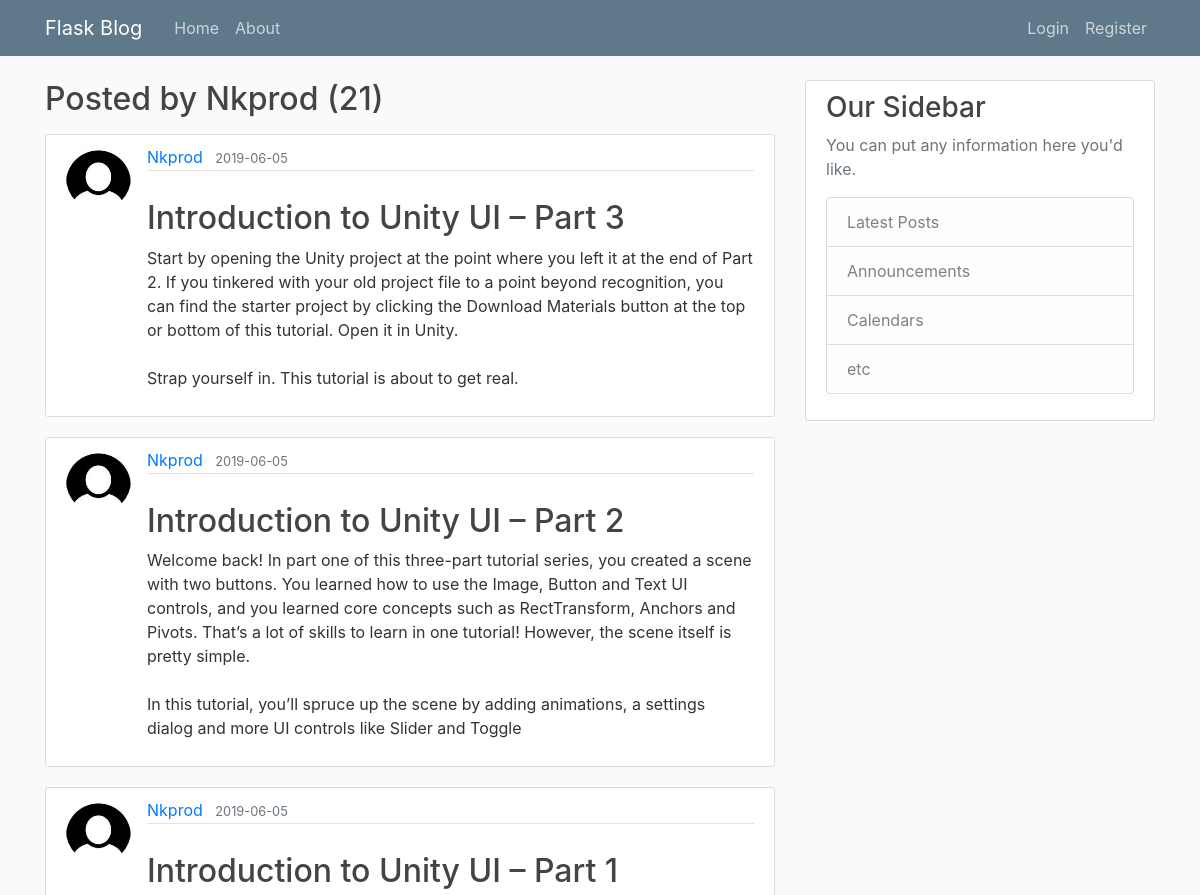
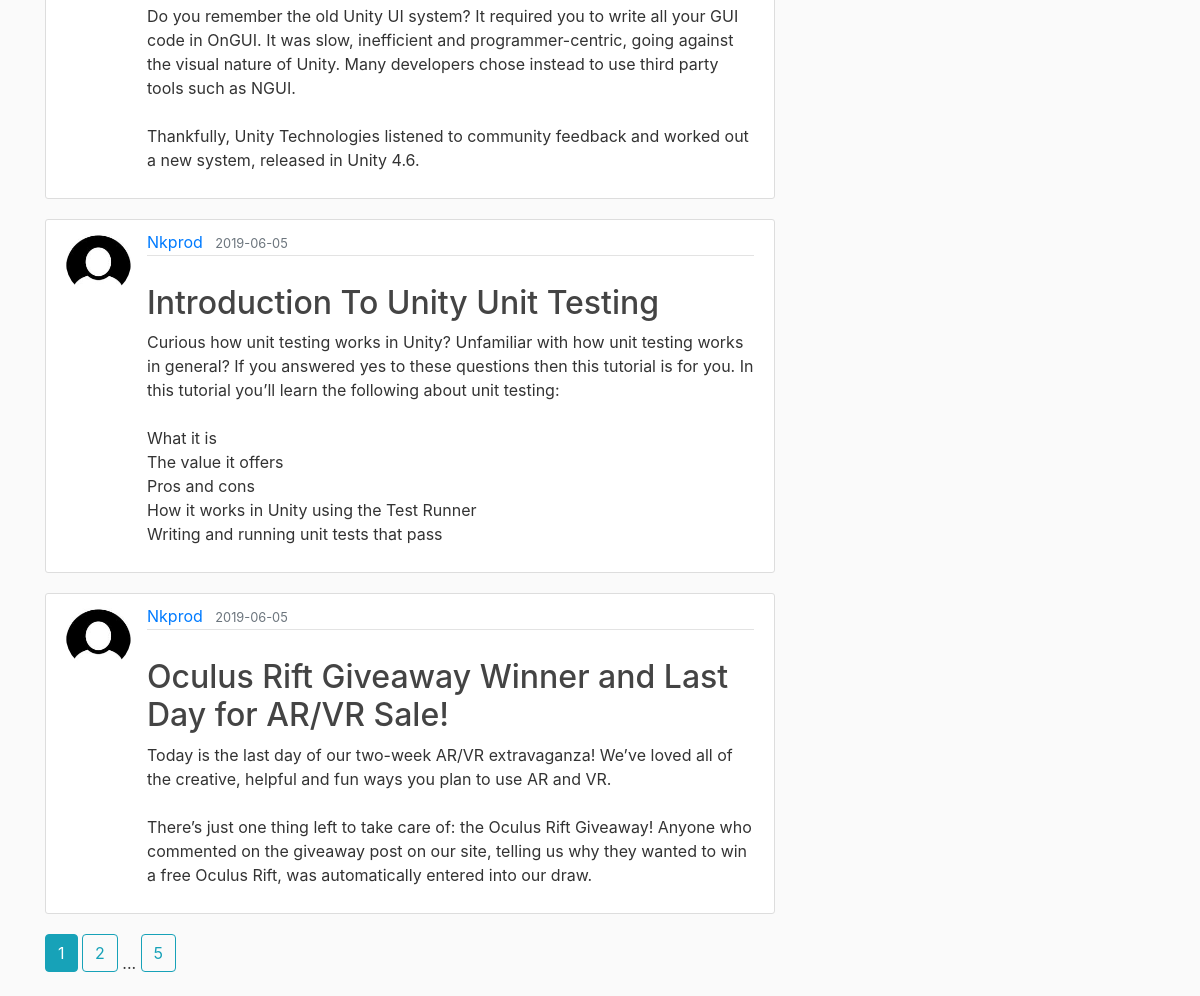
/user/Nkprod, run on the app's committed database (2 pictures, top to bottom).
### application/models.py (models this page shows, shortened)
class User(db.Model, UserMixin):
    id = db.Column(db.Integer, primary_key=True)
    username = db.Column(db.String(20), unique=True, nullable=False)
    email = db.Column(db.String(120), unique=True, nullable=False)
    image_file = db.Column(db.String(20), nullable=False, default='default.jpg')
    password = db.Column(db.String(60), nullable=False)
    posts = db.relationship('Post', backref='author', lazy=True)

class Post(db.Model):
    id = db.Column(db.Integer, primary_key=True)
    title = db.Column(db.String(100), nullable=False)
    date_posted = db.Column(db.DateTime, default=datetime.utcnow)
    content = db.Column(db.Text, nullable=False)
    user_id = db.Column(db.Integer, db.ForeignKey('user.id'), nullable=False)

### application/routes.py (the view)
@app.route("/user/<string:username>")
def user_posts(username):
    page = request.args.get('page', 1, type=int)
    user = User.query.filter_by(username=username).first_or_404()
    posts = Post.query.filter_by(author=user).order_by(Post.date_posted.desc()).paginate(page=page, per_page=5)
    return render_template("user_post.html", posts=posts, user=user)

### application/templates/user_post.html
{% extends "layout.html" %}
{% block body %}
    <h2 class="mb-3">Posted by {{ user.username }} ({{ posts.total }})</h2>
	{% for post in posts.items %}
		<article class="media content-section">
				<img class="rounded-circle article-img" src="{{ url_for('static', filename='pictures/' + post.author.image_file) }}">
			<div class="media-body">
				<div class="article-metadata">
					<a class="mr-2" href="{{ url_for('user_posts', username=post.author.username) }}">{{ post.author.username }}</a>
					<small class="text-muted">{{ post.date_posted.strftime('%Y-%m-%d') }}</small>
					</div>
					<br />
					<h2><a class="article-title" href="{{ url_for('post', post_id=post.id) }}">{{ post.title }}</a></h2>
					<p class="article-content">{{ post.content }}</p>
			</div>
		</article>
	{% endfor %}
	{% for page_num in posts.iter_pages(left_edge=1, right_edge=1, left_current=1, right_current=2) %}
		{% if page_num %}
			{% if posts.page == page_num %}
				<a class="btn btn-info mb-4" href="{{ url_for('user_posts', username=user.username, page=page_num) }}">{{ page_num }}</a>
			{% else %}
				<a class="btn btn-outline-info mb-4" href="{{ url_for('user_posts', username=user.username, page=page_num) }}">{{ page_num }}</a>
			{% endif %}
		{% else %}
			...
		{% endif %}
	{% endfor %}
{% endblock %}

### application/static/main.css (style rules this page uses)
body { background: #fafafa; color: #333333; margin-top: 5rem; }
h1, h2, h3, h4, h5, h6 { color: #444444; }
.content-section { background: #ffffff; padding: 10px 20px; border: 1px solid #dddddd; border-radius: 3px; margin-bottom: 20px; }
.article-title { color: #444444; }
.article-content { white-space: pre-line; }
.article-img { height: 65px; width: 65px; margin-right: 16px; }
.article-metadata { padding-bottom: 1px; margin-bottom: 4px; border-bottom: 1px solid #e3e3e3 }

### data on the page
User: username "Nkprod"
Post: image_file (picture), author.username "Nkprod", date_posted "2019-06-05", title "Introduction to Unity UI – Part 3", content "Start by opening the Unity project at the point where you left it at the end of Part 2. If you tinkered with your old project file to a point beyond recognition, you can find the starter project by clicking the Download Materials button at the top or bottom of this tutorial. Open it in Unity. Strap yourself in. This tutorial is about to get real."
Post: image_file (picture), author.username "Nkprod", date_posted "2019-06-05", title "Introduction to Unity UI – Part 2", content "Welcome back! In part one of this three-part tutorial series, you created a scene with two buttons. You learned how to use the Image, Button and Text UI controls, and you learned core concepts such as RectTransform, Anchors and Pivots. That’s a lot of skills to learn in one tutorial! However, the scene itself is pretty simple. In this tutorial, you’ll spruce up the scene by adding animations, a settings dialog and more UI controls like Slider and Toggle"
Post: image_file (picture), author.username "Nkprod", date_posted "2019-06-05", title "Introduction to Unity UI – Part 1", content "Do you remember the old Unity UI system? It required you to write all your GUI code in OnGUI. It was slow, inefficient and programmer-centric, going against the visual nature of Unity. Many developers chose instead to use third party tools such as NGUI. Thankfully, Unity Technologies listened to community feedback and worked out a new system, released in Unity 4.6."
Post: image_file (picture), author.username "Nkprod", date_posted "2019-06-05", title "Introduction To Unity Unit Testing", content "Curious how unit testing works in Unity? Unfamiliar with how unit testing works in general? If you answered yes to these questions then this tutorial is for you. In this tutorial you’ll learn the following about unit testing: What it is The value it offers Pros and cons How it works in Unity using the Test Runner Writing and running unit tests that pass"
Post: image_file (picture), author.username "Nkprod", date_posted "2019-06-05", title "Oculus Rift Giveaway Winner and Last Day for AR/VR Sale!", content "Today is the last day of our two-week AR/VR extravaganza! We’ve loved all of the creative, helpful and fun ways you plan to use AR and VR. There’s just one thing left to take care of: the Oculus Rift Giveaway! Anyone who commented on the giveaway post on our site, telling us why they wanted to win a free Oculus Rift, was automatically entered into our draw."

### other printed values
{{ posts.total }} "21"
{{ page_num }} "1"
{{ page_num }} "2" "5"
